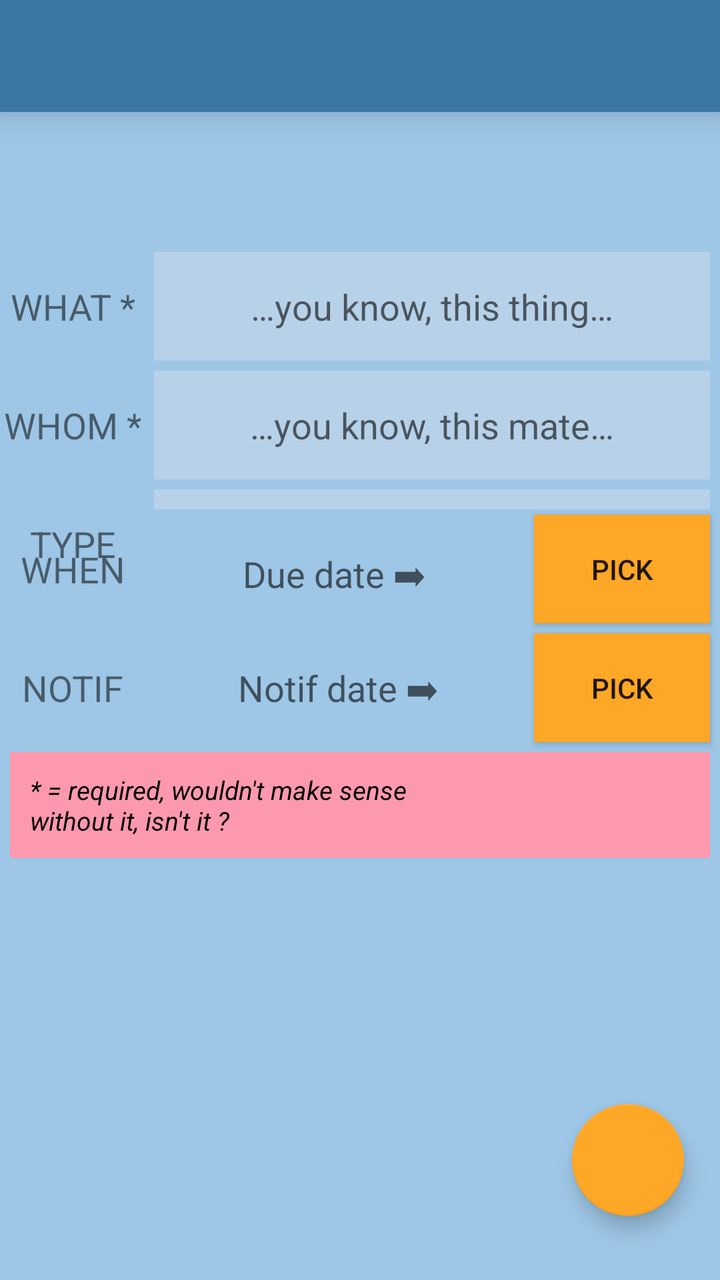
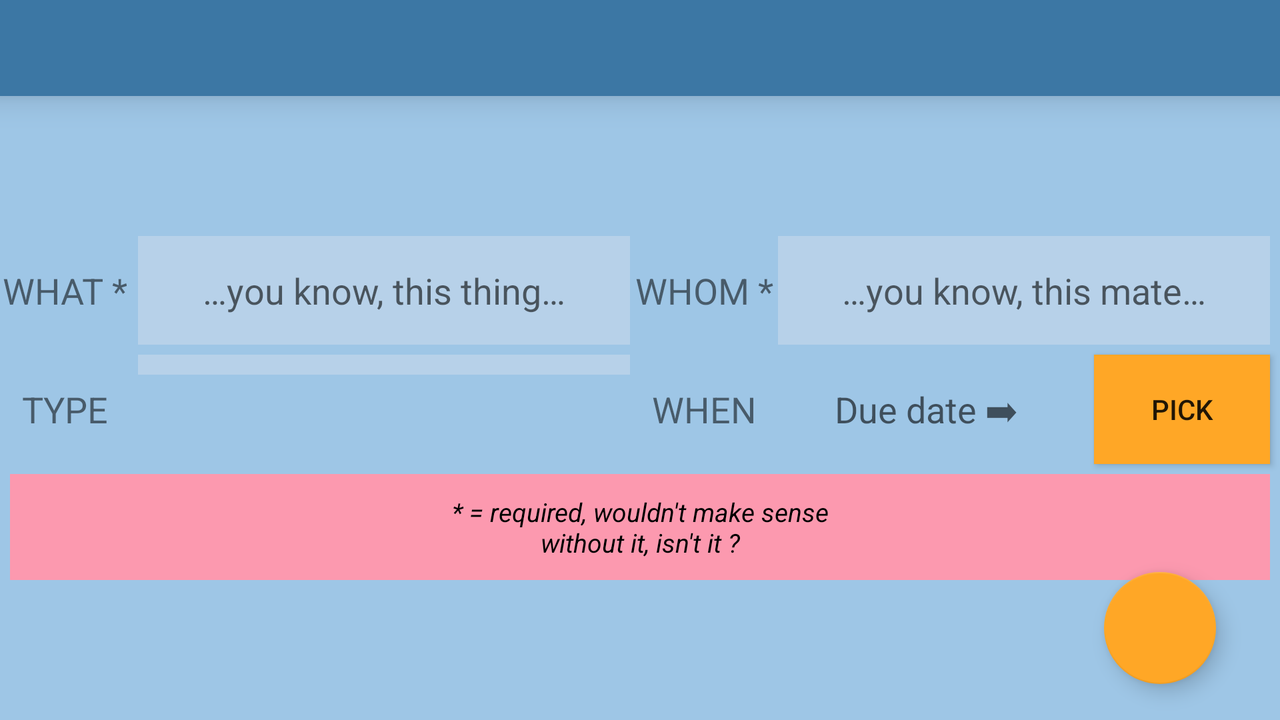

The same Android screen from two of the app's own layout files: first res/layout/ as a phone draws it, then the repository's variant for another configuration, drawn on a device whose configuration selects that folder. Both files follow.
<!-- AndroidManifest.xml: application theme AppTheme -->
<!-- res/layout/activity_add_loan.xml -->
<?xml version="1.0" encoding="utf-8"?>
<androidx.constraintlayout.widget.ConstraintLayout xmlns:android="http://schemas.android.com/apk/res/android"
        xmlns:tools="http://schemas.android.com/tools"
        android:layout_width="match_parent"
        android:layout_height="match_parent"
        android:id="@+id/activity_add_loan_container"
        android:background="@color/primaryColor"
        xmlns:app="http://schemas.android.com/apk/res-auto">

    <include layout="@layout/toolbar"
            app:layout_constraintTop_toTopOf="parent"/>

    <ImageView
            android:id="@+id/loan_type_pic"
            android:layout_width="wrap_content"
            android:layout_height="0dp"
            app:layout_constraintTop_toBottomOf="@+id/toolbar"
            app:layout_constraintBottom_toBottomOf="@+id/loan_type"
            app:layout_constraintLeft_toLeftOf="parent"
            app:layout_constraintRight_toLeftOf="@+id/loan_type"
        />
    <TextView
            android:id="@+id/loan_type"
            android:layout_width="0dp"
            android:layout_height="wrap_content"
            android:padding="@dimen/extra"
            android:textSize="@dimen/title_size"
            android:textAllCaps="true"
            android:textAlignment="center"
            android:gravity="center_vertical"
            app:layout_constraintTop_toBottomOf="@+id/toolbar"
            app:layout_constraintLeft_toRightOf="@+id/loan_type_pic"
            app:layout_constraintRight_toRightOf="parent"
            />

    <TextView
            android:id="@+id/loan_product_title"
            android:layout_width="wrap_content"
            android:layout_height="wrap_content"
            android:padding="@dimen/extra"
            android:textSize="@dimen/text_size_max"
            android:textAllCaps="true"
            android:textAlignment="center"
            android:gravity="center_vertical"
            android:text="@string/what"
            app:layout_constraintTop_toBottomOf="@+id/loan_type"
            app:layout_constraintBottom_toTopOf="@+id/loan_recipient"
            app:layout_constraintLeft_toLeftOf="parent"
            app:layout_constraintRight_toRightOf="@+id/guideline_vertical_left"
            />

    <AutoCompleteTextView
            android:id="@+id/loan_product"
            android:layout_width="0dp"
            android:layout_height="wrap_content"
            android:padding="@dimen/extra"
            android:layout_margin="@dimen/basic"
            android:hint="@string/product_hint"
            android:background="@color/primaryLightColor"
            android:textAlignment="center"
            app:layout_constraintTop_toBottomOf="@+id/loan_type"
            app:layout_constraintLeft_toRightOf="@+id/guideline_vertical_left"
            app:layout_constraintRight_toRightOf="parent"
            />

    <TextView
            android:id="@+id/loan_recipient_title"
            android:layout_width="wrap_content"
            android:layout_height="wrap_content"
            android:padding="@dimen/extra"
            android:textSize="@dimen/text_size_max"
            android:textAllCaps="true"
            android:textAlignment="center"
            android:gravity="center_vertical"
            android:text="@string/whom"
            app:layout_constraintTop_toBottomOf="@+id/loan_product"
            app:layout_constraintBottom_toTopOf="@+id/spinner_loan_categories"
            app:layout_constraintLeft_toLeftOf="parent"
            app:layout_constraintRight_toRightOf="@+id/guideline_vertical_left"
            />

    <AutoCompleteTextView
            android:id="@+id/loan_recipient"
            android:layout_width="0dp"
            android:layout_height="wrap_content"
            android:padding="@dimen/extra"
            android:layout_margin="@dimen/basic"
            android:hint="@string/recipient_hint"
            android:background="@color/primaryLightColor"
            android:textAlignment="center"
            app:layout_constraintTop_toBottomOf="@+id/loan_product"
            app:layout_constraintLeft_toRightOf="@+id/guideline_vertical_left"
            app:layout_constraintRight_toRightOf="parent"
            />

    <TextView
            android:id="@+id/loan_spinner_title"
            android:layout_width="wrap_content"
            android:layout_height="wrap_content"
            android:padding="@dimen/extra"
            android:layout_margin="@dimen/basic"
            android:textSize="@dimen/text_size_max"
            android:textAllCaps="true"
            android:textAlignment="center"
            android:gravity="center_vertical"
            android:text="@string/type"
            app:layout_constraintTop_toBottomOf="@+id/loan_recipient"
            app:layout_constraintLeft_toLeftOf="parent"
            app:layout_constraintRight_toRightOf="@+id/guideline_vertical_left"
            />

    <Spinner
            android:id="@+id/spinner_loan_categories"
            android:layout_width="0dp"
            android:layout_height="wrap_content"
            android:padding="@dimen/basic"
            android:layout_margin="@dimen/basic"
            android:background="@color/primaryLightColor"
            app:layout_constraintTop_toBottomOf="@+id/loan_recipient"
            app:layout_constraintLeft_toRightOf="@+id/guideline_vertical_left"
            app:layout_constraintRight_toRightOf="parent"
            />

    <TextView
            android:id="@+id/loan_due_date_title"
            android:layout_width="wrap_content"
            android:layout_height="wrap_content"
            android:padding="@dimen/extra"
            android:layout_margin="@dimen/basic"
            android:textSize="@dimen/text_size_max"
            android:textAllCaps="true"
            android:textAlignment="center"
            android:gravity="center_vertical"
            android:text="@string/when"
            app:layout_constraintTop_toBottomOf="@+id/spinner_loan_categories"
            app:layout_constraintBottom_toBottomOf="@id/loan_due_date"
            app:layout_constraintLeft_toLeftOf="parent"
            app:layout_constraintRight_toRightOf="@+id/guideline_vertical_left"
            />

    <TextView
            android:id="@+id/loan_due_date"
            android:layout_width="0dp"
            android:layout_height="wrap_content"
            android:padding="@dimen/extra"
            android:layout_margin="@dimen/basic"
            android:hint="@string/due_date_hint"
            android:background="@color/primaryColor"
            android:textColor="@color/black"
            android:textSize="@dimen/text_size_max"
            android:textAlignment="center"
            app:layout_constraintTop_toBottomOf="@+id/spinner_loan_categories"
            app:layout_constraintLeft_toRightOf="@+id/guideline_vertical_left"
            app:layout_constraintRight_toLeftOf="@+id/mBtnCancelDate"
            />

    <ImageButton
            android:id="@+id/mBtnCancelDate"
            android:layout_width="wrap_content"
            android:layout_height="0dp"
            android:background="@color/secondaryColor"
            android:contentDescription="@string/cancel"
            android:onClick="cancelDate"
            android:paddingStart="@dimen/basic"
            android:paddingEnd="@dimen/basic"
            android:src="@drawable/ic_cancel"
            android:visibility="gone"
            app:layout_constraintBottom_toBottomOf="@+id/loan_due_date_title"
            app:layout_constraintTop_toTopOf="@+id/loan_due_date_title"
            app:layout_constraintLeft_toRightOf="@+id/loan_due_date"
            app:layout_constraintRight_toLeftOf="@id/mBtnPick" />

    <Button
            android:id="@+id/mBtnPick"
            android:layout_width="wrap_content"
            android:layout_height="0dp"
            android:layout_marginStart="@dimen/basic"
            android:layout_marginEnd="@dimen/basic"
            android:background="@color/secondaryColor"
            android:text="@string/pick"
            android:onClick="clickDataPicker"
            app:layout_constraintTop_toTopOf="@+id/loan_due_date_title"
            app:layout_constraintBottom_toBottomOf="@+id/loan_due_date_title"
            app:layout_constraintLeft_toRightOf="@+id/mBtnCancelDate"
            app:layout_constraintRight_toRightOf="parent"/>

    <TextView
            android:id="@+id/loan_notif_title"
            android:layout_width="wrap_content"
            android:layout_height="wrap_content"
            android:layout_margin="@dimen/basic"
            android:padding="@dimen/extra"
            android:textSize="@dimen/text_size_max"
            android:textAllCaps="true"
            android:textAlignment="center"
            android:gravity="center_vertical"
            android:text="@string/notif"
            app:layout_constraintTop_toBottomOf="@+id/loan_due_date_title"
            app:layout_constraintBottom_toTopOf="@+id/warning"
            app:layout_constraintLeft_toLeftOf="parent"
            app:layout_constraintRight_toRightOf="@+id/guideline_vertical_left"
            />

    <TextView
            android:id="@+id/loan_notif_date"
            android:layout_width="0dp"
            android:layout_height="wrap_content"
            android:padding="@dimen/extra"
            android:layout_margin="@dimen/basic"
            android:hint="@string/notif_date_hint"
            android:background="@color/primaryColor"
            android:textColor="@color/black"
            android:textSize="@dimen/text_size_max"
            android:textAlignment="center"
            app:layout_constraintTop_toTopOf="@+id/loan_notif_title"
            app:layout_constraintBottom_toBottomOf="@+id/loan_notif_title"
            app:layout_constraintLeft_toRightOf="@+id/loan_notif_title"
            app:layout_constraintRight_toLeftOf="@+id/mBtnCancelNotif"
            />

    <ImageButton
            android:id="@+id/mBtnCancelNotif"
            android:layout_width="wrap_content"
            android:layout_height="0dp"
            android:background="@color/secondaryColor"
            android:onClick="cancelDate"
            android:paddingEnd="@dimen/basic"
            android:paddingStart="@dimen/basic"
            android:src="@drawable/ic_cancel"
            android:visibility="gone"
            android:contentDescription="@string/cancel"
            app:layout_constraintTop_toTopOf="@+id/loan_notif_title"
            app:layout_constraintBottom_toBottomOf="@+id/loan_notif_title"
            app:layout_constraintLeft_toRightOf="@+id/loan_notif_date"
            app:layout_constraintRight_toLeftOf="@id/mBtnPickNotif"/>

    <LinearLayout
                android:id="@+id/toggle_btns"
                android:layout_width="0dp"
                android:layout_height="0dp"
                android:orientation="horizontal"
                android:visibility="gone"
                android:layout_marginStart="@dimen/basic"
                app:layout_constraintTop_toTopOf="@+id/loan_notif_title"
                app:layout_constraintBottom_toBottomOf="@+id/loan_notif_title"
                app:layout_constraintLeft_toRightOf="@+id/loan_notif_title"
                app:layout_constraintRight_toLeftOf="@+id/mBtnPickNotif">

            <ToggleButton
                    android:id="@+id/notif_d_day"
                    android:layout_width="0dp"
                    android:layout_height="match_parent"
                    android:layout_weight="1"
                    android:background="@color/light_grey"
                    android:layout_marginEnd="@dimen/basic"
                    android:textOn="@string/d_day"
                    android:textOff="@string/d_day"/>

            <ToggleButton
                    android:id="@+id/notif_three_days"
                    android:layout_width="0dp"
                    android:layout_height="match_parent"
                    android:layout_weight="1"
                    android:background="@color/light_grey"
                    android:layout_marginEnd="@dimen/basic"
                    android:textOn="@string/d_minus_three"
                    android:textOff="@string/d_minus_three"/>

            <ToggleButton
                    android:id="@+id/notif_one_week"
                    android:layout_width="0dp"
                    android:layout_height="match_parent"
                    android:layout_weight="1"
                    android:background="@color/light_grey"
                    android:layout_marginEnd="@dimen/basic"
                    android:textOn="@string/d_minus_one_week"
                    android:textOff="@string/d_minus_one_week"/>
        </LinearLayout>

    <Button
            android:id="@+id/mBtnPickNotif"
            android:layout_width="wrap_content"
            android:layout_height="0dp"
            android:layout_marginStart="@dimen/basic"
            android:layout_marginEnd="@dimen/basic"
            android:background="@color/secondaryColor"
            android:text="@string/pick"
            android:onClick="clickDataPicker"
            app:layout_constraintTop_toTopOf="@+id/loan_notif_title"
            app:layout_constraintBottom_toBottomOf="@+id/loan_notif_title"
            app:layout_constraintLeft_toRightOf="@+id/mBtnCancelNotif"
            app:layout_constraintRight_toRightOf="parent"/>


    <TextView
            android:id="@+id/warning"
            android:layout_width="match_parent"
            android:layout_height="wrap_content"
            android:layout_margin="@dimen/basic"
            android:textStyle="italic"
            android:textColor="@color/black"
            android:text="@string/mandatory_information"
            android:textSize="@dimen/text_size"
            android:gravity="center_vertical"
            android:background="@color/light_pink"
            android:padding="@dimen/middle"
            android:drawablePadding="@dimen/middle"
            android:drawableStart="@drawable/ic_warning_pink"
            app:layout_constraintTop_toBottomOf="@id/loan_notif_title"
            app:layout_constraintLeft_toLeftOf="parent"/>


    <androidx.constraintlayout.widget.Guideline
            android:id="@+id/guideline_vertical_right"
            android:layout_width="1dp"
            android:layout_height="wrap_content"
            android:orientation="vertical"
            app:layout_constraintGuide_percent="0.95"/>
    <androidx.constraintlayout.widget.Guideline
            android:id="@+id/guideline_vertical_left"
            android:layout_width="1dp"
            android:layout_height="wrap_content"
            android:orientation="vertical"
            app:layout_constraintGuide_percent="0.2"/>
    <androidx.constraintlayout.widget.Guideline
            android:id="@+id/guideline_horizontal_middle"
            android:layout_width="wrap_content"
            android:layout_height="1dp"
            android:orientation="horizontal"
            app:layout_constraintGuide_percent="0.85"/>
    <androidx.constraintlayout.widget.Guideline
            android:id="@+id/guideline_horizontal"
            android:layout_width="wrap_content"
            android:layout_height="1dp"
            android:orientation="horizontal"
            app:layout_constraintGuide_percent="0.95" />

    <com.google.android.material.floatingactionbutton.FloatingActionButton
            android:id="@+id/mBtnSubmit"
            android:layout_width="wrap_content"
            android:layout_height="wrap_content"
            android:clickable="true"
            android:focusable="true"
            android:src="@drawable/ic_submit"
            app:fabSize="normal"
            app:layout_constraintBottom_toBottomOf="@+id/guideline_horizontal"
            app:layout_constraintRight_toLeftOf="@+id/guideline_vertical_right"
            app:maxImageSize="40dp" />

</androidx.constraintlayout.widget.ConstraintLayout>
<!-- res/layout/toolbar.xml (included above) -->
<?xml version="1.0" encoding="utf-8"?>
<androidx.appcompat.widget.Toolbar
        xmlns:android="http://schemas.android.com/apk/res/android"
        xmlns:app="http://schemas.android.com/apk/res-auto"
        android:id="@+id/toolbar"
        android:minHeight="?attr/actionBarSize"
        android:layout_width="match_parent"
        android:layout_height="wrap_content"
        android:theme="@style/ToolbarTheme"
        app:titleTextAppearance="@style/Toolbar.TitleText"
        android:elevation="10dp"
        android:background="@color/primaryDarkColor">
</androidx.appcompat.widget.Toolbar>
<!-- resources referenced by this layout -->
<resources>
  <color name="black">#000000</color>
  <color name="light_grey">#CCC</color>
  <color name="light_pink">#FC99AF</color>
  <color name="primaryColor">#9EC6E6</color>
  <color name="primaryDarkColor">#3c77a4</color>
  <color name="primaryLightColor">#B7D1E9</color>
  <color name="secondaryColor">#ffa726</color>
  <dimen name="basic">5dip</dimen>
  <dimen name="extra">15dip</dimen>
  <dimen name="middle">10dip</dimen>
  <dimen name="text_size">13sp</dimen>
  <dimen name="text_size_max">18sp</dimen>
  <dimen name="title_size">26sp</dimen>
  <!-- drawable ic_cancel: png bitmap (drawable-hdpi, 712 bytes) -->
  <string name="cancel">Forget it</string>
  <string name="d_day">D-day</string>
  <string name="d_minus_one_week">D-7</string>This is a reminder about ${loan.product}.
  <string name="d_minus_three">D-3</string>
  <string name="due_date_hint">Due date \➡</string>
  <string name="mandatory_information">* = required, wouldn\'t make sense\nwithout it, isn\'t it ?</string>
  <string name="notif">Notif</string>
  <string name="notif_date_hint">Notif date \➡</string>
  <string name="pick">PICK</string>
  <string name="product_hint">…you know, this thing…</string>
  <string name="recipient_hint">…you know, this mate…</string>
  <string name="type">TYPE</string>
  <string name="what">WHAT *</string>
  <string name="when">WHEN</string>
  <string name="whom">WHOM *</string>
  <style name="Toolbar.TitleText" parent="TextAppearance.Widget.AppCompat.Toolbar.Title">
          <item name="android:textSize">20sp</item>
      </style>
  <style name="ToolbarTheme" parent="@style/ThemeOverlay.AppCompat.Dark.ActionBar">
          <item name="android:textColorPrimary">@color/primaryColor</item>
          <item name="android:itemBackground">@color/secondaryColor</item>
          <item name="android:textColor">@color/primaryColor</item>
      </style>
  <style name="AppTheme" parent="Theme.AppCompat.Light.NoActionBar">
          
          <item name="colorPrimary">@color/primaryColor</item>
          <item name="colorPrimaryDark">@color/primaryDarkColor</item>
          <item name="colorAccent">@color/secondaryColor</item>
      </style>
</resources>
<!-- res/layout-land/activity_add_loan.xml (the repository's variant of the layout above) -->
<!-- drawn on the phone turned sideways -->
<?xml version="1.0" encoding="utf-8"?>
<androidx.constraintlayout.widget.ConstraintLayout xmlns:android="http://schemas.android.com/apk/res/android"
        android:layout_width="match_parent"
        android:layout_height="match_parent"
        android:id="@+id/activity_add_loan_container"
        android:background="@color/primaryColor"
        xmlns:app="http://schemas.android.com/apk/res-auto">

    <include layout="@layout/toolbar"
            app:layout_constraintTop_toTopOf="parent"/>

    <TextView
            android:id="@+id/loan_type"
            android:layout_width="match_parent"
            android:layout_height="wrap_content"
            android:padding="@dimen/extra"
            android:textSize="@dimen/title_size"
            android:textAllCaps="true"
            android:textAlignment="center"
            android:gravity="center_vertical"
            app:layout_constraintTop_toBottomOf="@+id/toolbar"
            />

    <TextView
            android:id="@+id/loan_product_title"
            android:layout_width="wrap_content"
            android:layout_height="wrap_content"
            android:padding="@dimen/extra"
            android:textSize="@dimen/text_size_max"
            android:textAllCaps="true"
            android:textAlignment="center"
            android:gravity="center_vertical"
            android:text="@string/what"
            app:layout_constraintTop_toBottomOf="@+id/loan_type"
            app:layout_constraintBottom_toTopOf="@+id/spinner_loan_categories"
            app:layout_constraintLeft_toLeftOf="parent"
            app:layout_constraintRight_toLeftOf="@+id/guideline_vertical_left"
            />

    <EditText
            android:id="@+id/loan_product"
            android:layout_width="0dp"
            android:layout_height="wrap_content"
            android:padding="@dimen/extra"
            android:layout_margin="@dimen/basic"
            android:hint="@string/product_hint"
            android:background="@color/primaryLightColor"
            android:textAlignment="center"
            app:layout_constraintTop_toBottomOf="@+id/loan_type"
            app:layout_constraintBottom_toTopOf="@+id/spinner_loan_categories"
            app:layout_constraintLeft_toRightOf="@id/guideline_vertical_left"
            app:layout_constraintRight_toRightOf="@+id/guideline_vertical_center"
            />

    <TextView
            android:id="@+id/loan_recipient_title"
            android:layout_width="wrap_content"
            android:layout_height="wrap_content"
            android:padding="@dimen/extra"
            android:textSize="@dimen/text_size_max"
            android:textAllCaps="true"
            android:textAlignment="center"
            android:gravity="center_vertical"
            android:text="@string/whom"
            app:layout_constraintTop_toBottomOf="@+id/loan_type"
            app:layout_constraintBottom_toTopOf="@+id/spinner_loan_categories"
            app:layout_constraintLeft_toRightOf="@id/guideline_vertical_center"
            app:layout_constraintRight_toRightOf="@+id/guideline_vertical_center_right"
            />

    <EditText
            android:id="@+id/loan_recipient"
            android:layout_width="0dp"
            android:layout_height="wrap_content"
            android:padding="@dimen/extra"
            android:layout_margin="@dimen/basic"
            android:hint="@string/recipient_hint"
            android:background="@color/primaryLightColor"
            android:textAlignment="center"
            app:layout_constraintTop_toBottomOf="@+id/loan_type"
            app:layout_constraintBottom_toTopOf="@+id/spinner_loan_categories"
            app:layout_constraintLeft_toRightOf="@id/guideline_vertical_center_right"
            app:layout_constraintRight_toRightOf="parent"
            />

    <TextView
            android:id="@+id/loan_spinner_title"
            android:layout_width="wrap_content"
            android:layout_height="wrap_content"
            android:padding="@dimen/extra"
            android:layout_margin="@dimen/basic"
            android:textSize="@dimen/text_size_max"
            android:textAllCaps="true"
            android:textAlignment="center"
            android:gravity="center_vertical"
            android:text="@string/type"
            app:layout_constraintTop_toBottomOf="@+id/loan_recipient"
            app:layout_constraintLeft_toLeftOf="parent"
            app:layout_constraintRight_toLeftOf="@+id/guideline_vertical_left"
            />

    <Spinner
            android:id="@+id/spinner_loan_categories"
            android:layout_width="0dp"
            android:layout_height="wrap_content"
            android:padding="@dimen/basic"
            android:layout_margin="@dimen/basic"
            android:background="@color/primaryLightColor"
            app:layout_constraintTop_toBottomOf="@+id/loan_recipient"
            app:layout_constraintLeft_toLeftOf="@+id/guideline_vertical_left"
            app:layout_constraintRight_toLeftOf="@+id/guideline_vertical_center"
            />

    <TextView
            android:id="@+id/loan_due_date_title"
            android:layout_width="wrap_content"
            android:layout_height="wrap_content"
            android:padding="@dimen/extra"
            android:layout_margin="@dimen/basic"
            android:textSize="@dimen/text_size_max"
            android:textAllCaps="true"
            android:textAlignment="center"
            android:gravity="center_vertical"
            android:text="@string/when"
            app:layout_constraintTop_toBottomOf="@+id/loan_recipient"
            app:layout_constraintLeft_toLeftOf="@+id/guideline_vertical_center"
            app:layout_constraintRight_toLeftOf="@+id/guideline_vertical_center_right"
            />

    <TextView
            android:id="@+id/loan_due_date"
            android:layout_width="0dp"
            android:layout_height="wrap_content"
            android:padding="@dimen/extra"
            android:layout_margin="@dimen/basic"
            android:hint="@string/due_date_hint"
            android:background="@color/primaryColor"
            android:textSize="@dimen/text_size_max"
            android:textAlignment="center"
            app:layout_constraintTop_toBottomOf="@+id/loan_recipient"
            app:layout_constraintLeft_toLeftOf="@+id/guideline_vertical_center_right"
            app:layout_constraintRight_toLeftOf="@+id/mBtnCancelDate"
            />

    <ImageButton
            android:id="@+id/mBtnCancelDate"
            android:layout_width="wrap_content"
            android:layout_height="0dp"
            android:background="@color/secondaryColor"
            android:onClick="cancelDate"
            android:paddingEnd="@dimen/basic"
            android:paddingStart="@dimen/basic"
            android:src="@drawable/ic_cancel"
            android:visibility="gone"
            android:contentDescription="@string/cancel"
            app:layout_constraintTop_toTopOf="@+id/loan_due_date"
            app:layout_constraintBottom_toBottomOf="@+id/loan_due_date"
            app:layout_constraintLeft_toRightOf="@+id/loan_due_date"
            app:layout_constraintRight_toLeftOf="@id/mBtnPick"/>

    <Button
            android:id="@+id/mBtnPick"
            android:layout_width="wrap_content"
            android:layout_height="0dp"
            android:background="@color/secondaryColor"
            android:layout_marginStart="@dimen/basic"
            android:layout_marginEnd="@dimen/basic"
            android:text="@string/pick"
            android:onClick="clickDataPicker"
            app:layout_constraintTop_toTopOf="@+id/loan_due_date"
            app:layout_constraintBottom_toBottomOf="@+id/loan_due_date"
            app:layout_constraintLeft_toRightOf="@+id/mBtnCancelDate"
            app:layout_constraintRight_toRightOf="parent"/>

    <TextView
            android:id="@+id/warning"
            android:layout_width="match_parent"
            android:layout_height="wrap_content"
            android:layout_margin="@dimen/basic"
            android:textStyle="italic"
            android:textColor="@color/black"
            android:text="@string/mandatory_information"
            android:textSize="@dimen/text_size"
            android:textAlignment="center"
            android:gravity="center_vertical"
            android:background="@color/light_pink"
            android:padding="@dimen/middle"
            android:drawablePadding="@dimen/middle"
            android:drawableStart="@drawable/ic_warning_pink"
            app:layout_constraintTop_toBottomOf="@+id/mBtnPick"
            app:layout_constraintLeft_toLeftOf="parent"
            app:layout_constraintRight_toLeftOf="@+id/guideline_vertical_center"/>


    <androidx.constraintlayout.widget.Guideline
            android:id="@+id/guideline_vertical_right"
            android:layout_width="1dp"
            android:layout_height="wrap_content"
            android:orientation="vertical"
            app:layout_constraintGuide_percent="0.95"/>
    <androidx.constraintlayout.widget.Guideline
            android:id="@+id/guideline_vertical_left"
            android:layout_width="1dp"
            android:layout_height="wrap_content"
            android:orientation="vertical"
            app:layout_constraintGuide_percent="0.1"/>
    <androidx.constraintlayout.widget.Guideline
            android:id="@+id/guideline_vertical_center"
            android:layout_width="1dp"
            android:layout_height="wrap_content"
            android:orientation="vertical"
            app:layout_constraintGuide_percent="0.5"/>
    <androidx.constraintlayout.widget.Guideline
            android:id="@+id/guideline_vertical_center_right"
            android:layout_width="1dp"
            android:layout_height="wrap_content"
            android:orientation="vertical"
            app:layout_constraintGuide_percent="0.6"/>
    <androidx.constraintlayout.widget.Guideline
            android:id="@+id/guideline_horizontal_middle"
            android:layout_width="wrap_content"
            android:layout_height="1dp"
            android:orientation="horizontal"
            app:layout_constraintGuide_percent="0.85"/>
    <androidx.constraintlayout.widget.Guideline
            android:id="@+id/guideline_horizontal"
            android:layout_width="wrap_content"
            android:layout_height="1dp"
            android:orientation="horizontal"
            app:layout_constraintGuide_percent="0.95"/>

    <com.google.android.material.floatingactionbutton.FloatingActionButton
            android:id="@+id/mBtnSubmit"
            android:layout_width="wrap_content"
            android:layout_height="wrap_content"
            android:clickable="true"
            android:focusable="true"
            android:src="@drawable/ic_submit"
            app:fabSize="normal"
            app:maxImageSize="40dp"
            app:layout_constraintBottom_toBottomOf="@+id/guideline_horizontal"
            app:layout_constraintRight_toLeftOf="@+id/guideline_vertical_right"/>

</androidx.constraintlayout.widget.ConstraintLayout>
<!-- resources referenced by the variant -->
<!-- as the phone turned sideways resolves them -->
<resources>
  <color name="black">#000000</color>
  <color name="light_pink">#FC99AF</color>
  <color name="primaryColor">#9EC6E6</color>
  <color name="primaryDarkColor">#3c77a4</color>
  <color name="primaryLightColor">#B7D1E9</color>
  <color name="secondaryColor">#ffa726</color>
  <dimen name="basic">5dip</dimen>
  <dimen name="extra">15dip</dimen>
  <dimen name="middle">10dip</dimen>
  <dimen name="text_size">13sp</dimen>
  <dimen name="text_size_max">18sp</dimen>
  <dimen name="title_size">26sp</dimen>
  <!-- drawable ic_cancel: png bitmap (drawable-hdpi, 712 bytes) -->
  <string name="cancel">Forget it</string>
  <string name="due_date_hint">Due date \➡</string>
  <string name="mandatory_information">* = required, wouldn\'t make sense\nwithout it, isn\'t it ?</string>
  <string name="pick">PICK</string>
  <string name="product_hint">…you know, this thing…</string>
  <string name="recipient_hint">…you know, this mate…</string>
  <string name="type">TYPE</string>
  <string name="what">WHAT *</string>
  <string name="when">WHEN</string>
  <string name="whom">WHOM *</string>
  <style name="Toolbar.TitleText" parent="TextAppearance.Widget.AppCompat.Toolbar.Title">
          <item name="android:textSize">20sp</item>
      </style>
  <style name="ToolbarTheme" parent="@style/ThemeOverlay.AppCompat.Dark.ActionBar">
          <item name="android:textColorPrimary">@color/primaryColor</item>
          <item name="android:itemBackground">@color/secondaryColor</item>
          <item name="android:textColor">@color/primaryColor</item>
      </style>
  <style name="AppTheme" parent="Theme.AppCompat.Light.NoActionBar">
          
          <item name="colorPrimary">@color/primaryColor</item>
          <item name="colorPrimaryDark">@color/primaryDarkColor</item>
          <item name="colorAccent">@color/secondaryColor</item>
      </style>
</resources>
